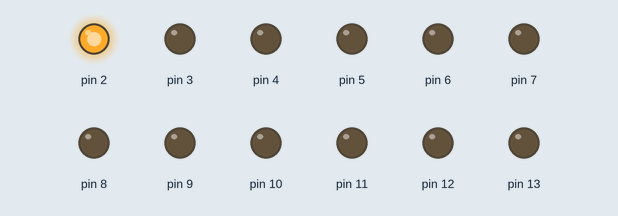
Recording of a sketch running on a simulated Arduino Uno, built with avr-gcc and run on an emulated ATmega328P. Shown: output pins drawn as LEDs (lit = HIGH).

Above: at 0.5 s.
At 2.5 s:
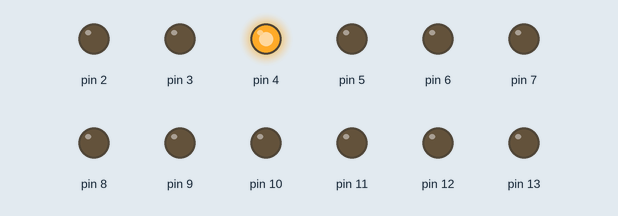
At 3.5 s:
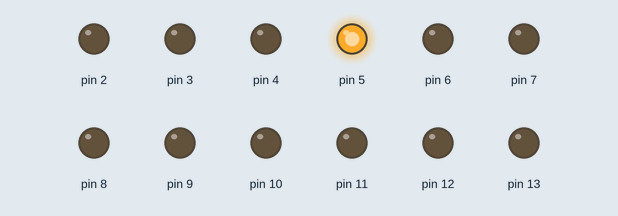
At 4.5 s:
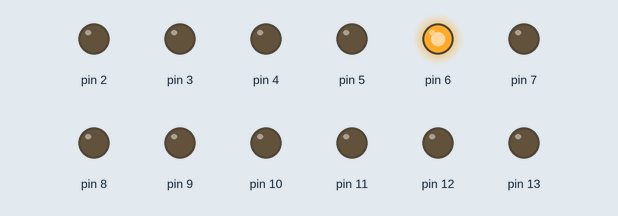
At 6.5 s:
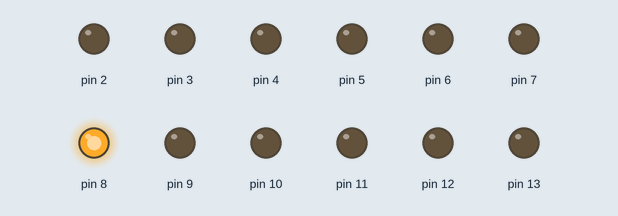
At 9.5 s:
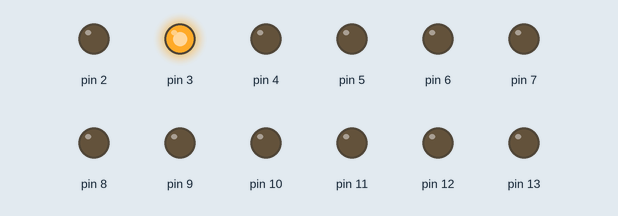
Timing chart, 0 to 10.4 s (numbered marks = the images above):
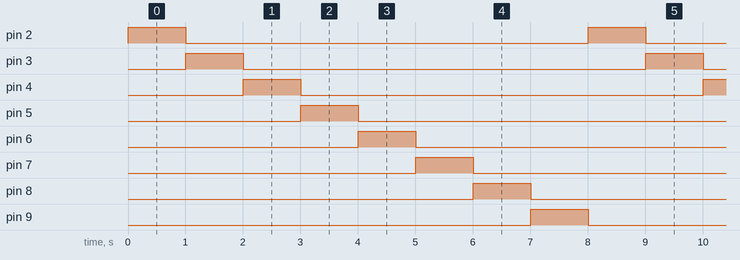

The sketch:

PICA-Tower-03.ino
```cpp
int n = 0 ;

void setup() {
  pinMode(2, OUTPUT);
  pinMode(3, OUTPUT);
  pinMode(4, OUTPUT);
  pinMode(5, OUTPUT);
  pinMode(6, OUTPUT);
  pinMode(7, OUTPUT);
  pinMode(8, OUTPUT);
  pinMode(9, OUTPUT);
  pinMode(10, OUTPUT);
  pinMode(11, OUTPUT);
  pinMode(12, OUTPUT);
  pinMode(13, OUTPUT);

  digitalWrite(11, HIGH);
  digitalWrite(12, HIGH);
  digitalWrite(13, HIGH);

  digitalWrite(2, LOW);
  digitalWrite(3, LOW);
  digitalWrite(4, LOW);
  digitalWrite(5, LOW);
  digitalWrite(6, LOW);
  digitalWrite(7, LOW);
  digitalWrite(8, LOW);
  digitalWrite(9, LOW);
  digitalWrite(10,HIGH);
}

void loop() {
  digitalWrite(11, LOW);
  digitalWrite(12, LOW);
  digitalWrite(13, LOW);
  for (int i=0;i<8;i++) {
    digitalWrite(2, (i==0 ? HIGH : LOW));
    digitalWrite(3, (i==1 ? HIGH : LOW));
    digitalWrite(4, (i==2 ? HIGH : LOW));
    digitalWrite(5, (i==3 ? HIGH : LOW));
    digitalWrite(6, (i==4 ? HIGH : LOW));
    digitalWrite(7, (i==5 ? HIGH : LOW));
    digitalWrite(8, (i==6 ? HIGH : LOW));
    digitalWrite(9, (i==7 ? HIGH : LOW));
    digitalWrite(10,(i==8 ? HIGH : LOW));
    delay(1000) ;
  }
}
```

Measured:
- by itself, pin 2–9: alternates HIGH for 1.0 s and LOW for 7.0 s
- by itself, everything shown: repeats every 8.0 s, in 8 steps
